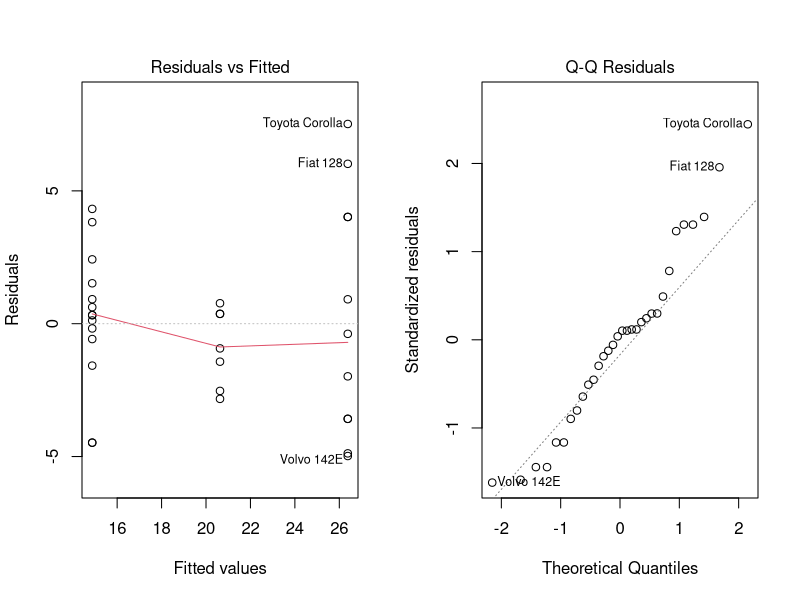

Here is the R script that generated this plot:
## ---- chunk 1
knitr::opts_chunk$set(echo = TRUE)
## ---- chunk 2
fit <- lm(mpg ~ cyl, data = mtcars)
summary(fit)$coefficients
## ---- chunk 3
par(mfrow=c(1,2))
plot(fit, 1:2)
